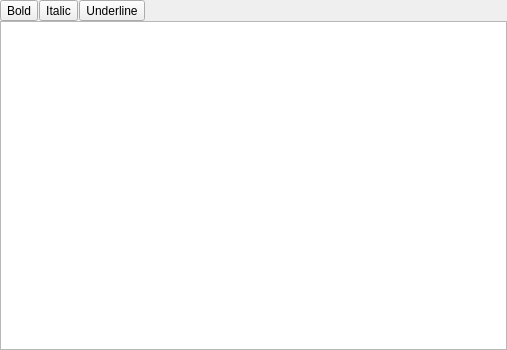
<?xml version="1.0" encoding="UTF-8"?>
<ui version="4.0">
 <class>BasicRichTextEdit</class>
 <widget class="QWidget" name="BasicRichTextEdit">
  <property name="geometry">
   <rect>
    <x>0</x>
    <y>0</y>
    <width>507</width>
    <height>350</height>
   </rect>
  </property>
  <property name="windowTitle">
   <string notr="true"/>
  </property>
  <layout class="QVBoxLayout" name="verticalLayout_2">
   <property name="spacing">
    <number>0</number>
   </property>
   <property name="leftMargin">
    <number>0</number>
   </property>
   <property name="topMargin">
    <number>0</number>
   </property>
   <property name="rightMargin">
    <number>0</number>
   </property>
   <property name="bottomMargin">
    <number>0</number>
   </property>
   <item>
    <widget class="QWidget" name="toolbar" native="true">
     <property name="autoFillBackground">
      <bool>false</bool>
     </property>
     <layout class="QHBoxLayout" name="horizontalLayout">
      <property name="spacing">
       <number>1</number>
      </property>
      <property name="leftMargin">
       <number>0</number>
      </property>
      <property name="topMargin">
       <number>0</number>
      </property>
      <property name="rightMargin">
       <number>0</number>
      </property>
      <property name="bottomMargin">
       <number>0</number>
      </property>
      <item>
       <widget class="QToolButton" name="bold">
        <property name="focusPolicy">
         <enum>Qt::ClickFocus</enum>
        </property>
        <property name="toolTip">
         <string notr="true">Bold (CTRL+B)</string>
        </property>
        <property name="text">
         <string>Bold</string>
        </property>
        <property name="iconSize">
         <size>
          <width>16</width>
          <height>16</height>
         </size>
        </property>
        <property name="checkable">
         <bool>true</bool>
        </property>
       </widget>
      </item>
      <item>
       <widget class="QToolButton" name="italic">
        <property name="focusPolicy">
         <enum>Qt::ClickFocus</enum>
        </property>
        <property name="toolTip">
         <string>Italic (CTRL+I)</string>
        </property>
        <property name="text">
         <string>Italic</string>
        </property>
        <property name="iconSize">
         <size>
          <width>16</width>
          <height>16</height>
         </size>
        </property>
        <property name="checkable">
         <bool>true</bool>
        </property>
       </widget>
      </item>
      <item>
       <widget class="QToolButton" name="underline">
        <property name="focusPolicy">
         <enum>Qt::ClickFocus</enum>
        </property>
        <property name="toolTip">
         <string>Underline (CTRL+U)</string>
        </property>
        <property name="text">
         <string>Underline</string>
        </property>
        <property name="iconSize">
         <size>
          <width>16</width>
          <height>16</height>
         </size>
        </property>
        <property name="checkable">
         <bool>true</bool>
        </property>
       </widget>
      </item>
      <item>
       <spacer name="horizontalSpacer">
        <property name="orientation">
         <enum>Qt::Horizontal</enum>
        </property>
        <property name="sizeHint" stdset="0">
         <size>
          <width>374</width>
          <height>17</height>
         </size>
        </property>
       </spacer>
      </item>
     </layout>
    </widget>
   </item>
   <item>
    <widget class="BasicRichTextEditWidget" name="text">
     <property name="autoFormatting">
      <set>QTextEdit::AutoNone</set>
     </property>
     <property name="tabChangesFocus">
      <bool>true</bool>
     </property>
    </widget>
   </item>
  </layout>
 </widget>
 <customwidgets>
  <customwidget>
   <class>BasicRichTextEditWidget</class>
   <extends>QTextEdit</extends>
   <header>BasicRichTextEditWidget.h</header>
  </customwidget>
 </customwidgets>
 <tabstops>
  <tabstop>text</tabstop>
 </tabstops>
 <resources/>
 <connections/>
</ui>
